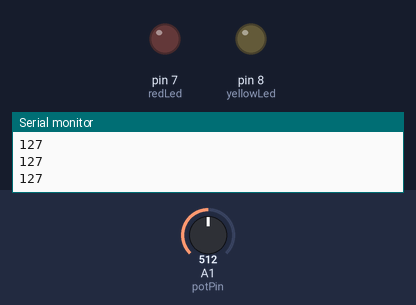
Simulated run of this sketch. Board: Arduino Uno, built with avr-gcc and run on an emulated ATmega328P. Parts: output pins drawn as LEDs (lit = HIGH), the last lines printed to the serial monitor. Inputs (shaded band) come from the test bench; at power-on: A1 (potPin) = 512.

Above: at 1.2 s.
1.3 s: A1 (potPin) set to 531
At 2.1 s:
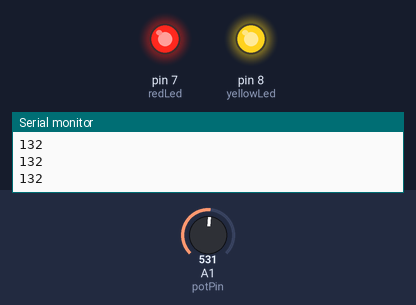
2.8 s: A1 (potPin) set to 511
At 3.5 s:
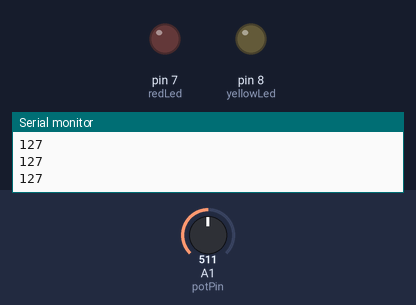
4.3 s: A1 (potPin) set to 716
At 4.8 s:
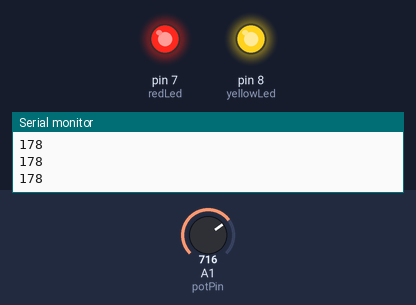
Timing chart, 0 to 7.3 s (numbered marks = the images above; inputs shaded):
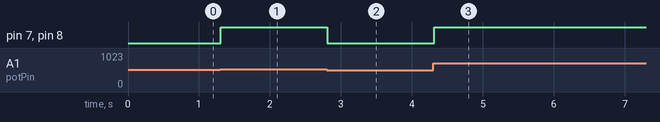

Measured:
- the behaviour switches between 513 and 514 on A1 (potPin) (found by bisection; images 0 and 1)
- after the input at 1.3 s, pin 7 (redLed), pin 8 (yellowLed): LOW → HIGH at once
- after the input at 2.8 s, pin 7 (redLed), pin 8 (yellowLed): HIGH → LOW at once
- after the input at 4.3 s, pin 7 (redLed), pin 8 (yellowLed): LOW → HIGH at once

The sketch:

controlador-brillo.ino
```cpp
int redLed = 7;
int yellowLed = 8;

int potPin = A1;
float val;
int ligth;


void setup() {
  // put your setup code here, to run once:
  pinMode(redLed, OUTPUT);
  pinMode(yellowLed, OUTPUT);
  pinMode(potPin, INPUT);
  Serial.begin(9600);
}

void loop() {
  // put your main code here, to run repeatedly:
  // leo el valor del pin y lo guardo en val
  val = analogRead(potPin);

  // paso el tipo de dato a la variable ligth
  ligth = map(val,0,1023,0,255);

  // escribo en el led rojo con la variable ligth
  analogWrite(redLed, ligth);
  analogWrite(yellowLed, ligth);

  Serial.println(ligth);
  delay(100);
  //analogWrite(redLed, val);
}
```
